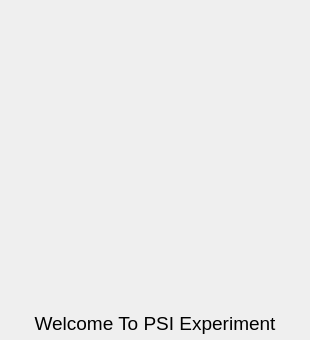
     <widget class="QWidget" name="page_main">
      <property name="styleSheet">
       <string notr="true">font-size: 14pt</string>
      </property>
      <layout class="QHBoxLayout" name="horizontalLayout_2">
       <property name="spacing">
        <number>5</number>
       </property>
       <property name="leftMargin">
        <number>5</number>
       </property>
       <property name="topMargin">
        <number>5</number>
       </property>
       <property name="rightMargin">
        <number>5</number>
       </property>
       <property name="bottomMargin">
        <number>5</number>
       </property>
       <item>
        <widget class="QFrame" name="welcome_base">
         <property name="minimumSize">
          <size>
           <width>300</width>
           <height>330</height>
          </size>
         </property>
         <property name="maximumSize">
          <size>
           <width>300</width>
           <height>330</height>
          </size>
         </property>
         <property name="frameShape">
          <enum>QFrame::NoFrame</enum>
         </property>
         <property name="frameShadow">
          <enum>QFrame::Raised</enum>
         </property>
         <layout class="QVBoxLayout" name="center_page_layout">
          <property name="spacing">
           <number>10</number>
          </property>
          <property name="leftMargin">
           <number>0</number>
          </property>
          <property name="topMargin">
           <number>0</number>
          </property>
          <property name="rightMargin">
           <number>0</number>
          </property>
          <property name="bottomMargin">
           <number>0</number>
          </property>
          <item>
           <widget class="QFrame" name="logo">
            <property name="minimumSize">
             <size>
              <width>300</width>
              <height>300</height>
             </size>
            </property>
            <property name="maximumSize">
             <size>
              <width>300</width>
              <height>300</height>
             </size>
            </property>
            <property name="frameShape">
             <enum>QFrame::NoFrame</enum>
            </property>
            <property name="frameShadow">
             <enum>QFrame::Raised</enum>
            </property>
            <layout class="QVBoxLayout" name="logo_layout">
             <property name="spacing">
              <number>0</number>
             </property>
             <property name="leftMargin">
              <number>0</number>
             </property>
             <property name="topMargin">
              <number>0</number>
             </property>
             <property name="rightMargin">
              <number>0</number>
             </property>
             <property name="bottomMargin">
              <number>0</number>
             </property>
            </layout>
           </widget>
          </item>
          <item>
           <widget class="QLabel" name="label">
            <property name="text">
             <string>Welcome To PSI Experiment</string>
            </property>
            <property name="alignment">
             <set>Qt::AlignCenter</set>
            </property>
           </widget>
          </item>
         </layout>
        </widget>
       </item>
      </layout>
     </widget>
